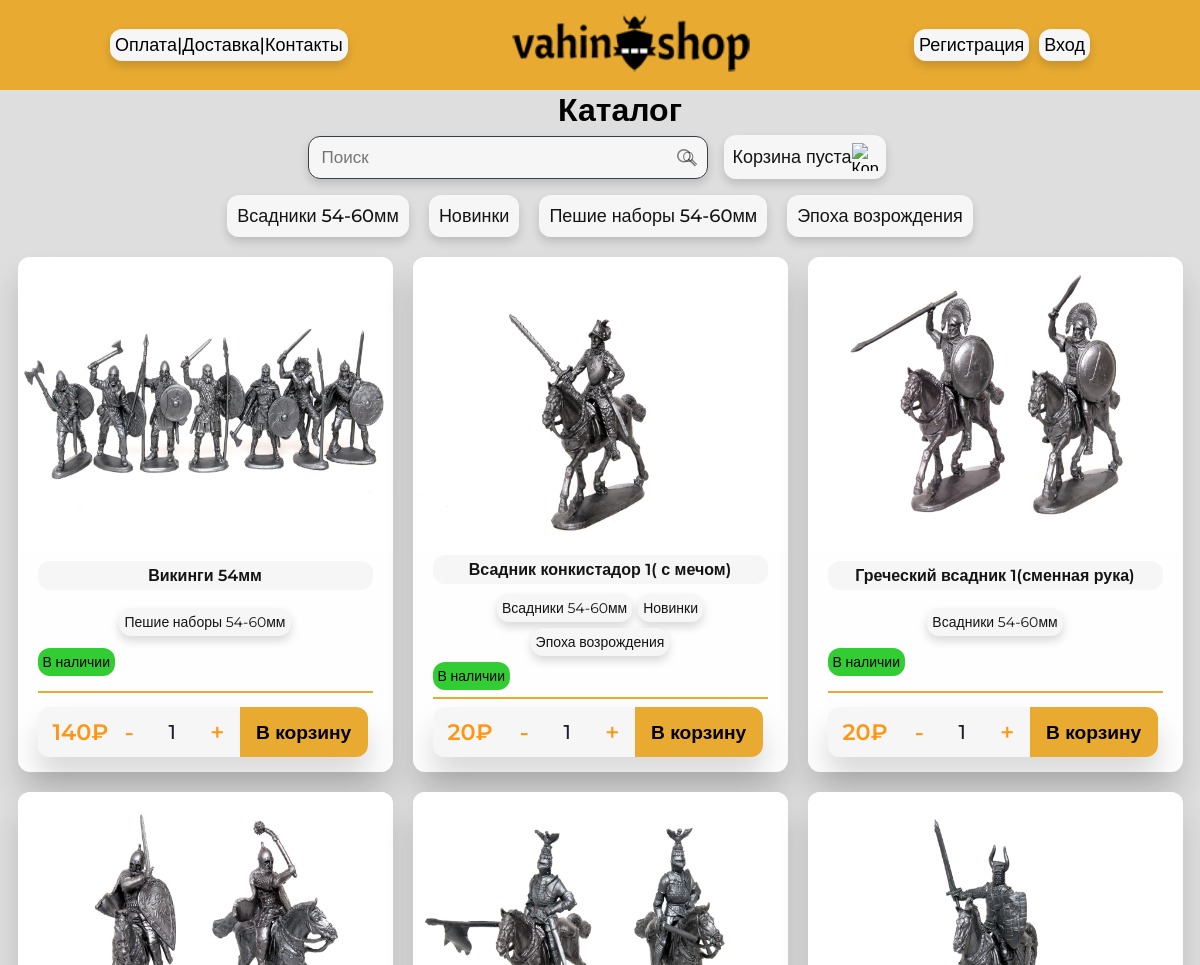
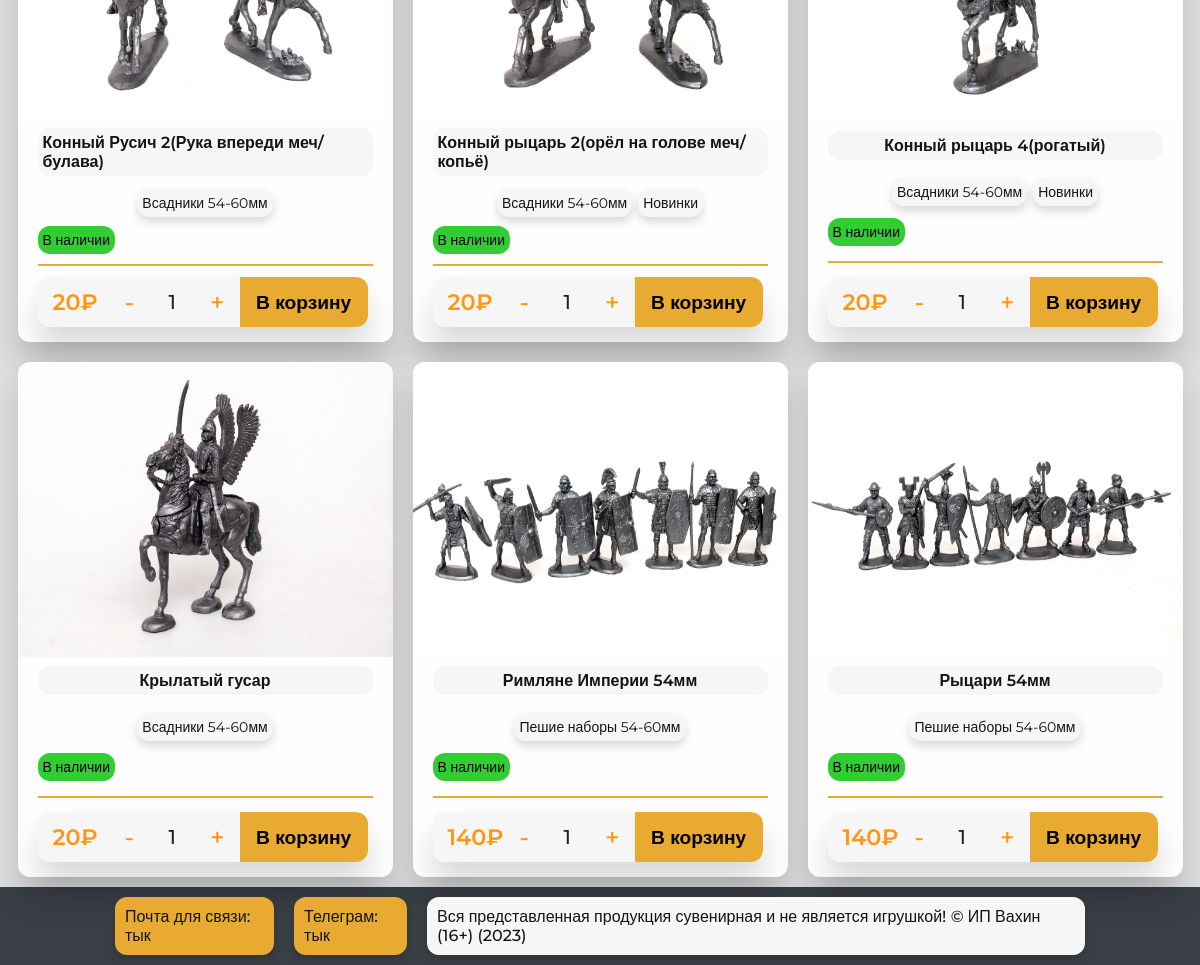
The page / on the database its author committed (2 pictures, top to bottom).
### shop/models.py (models this page shows, shortened)
class Category(models.Model):
    name = models.CharField(max_length=200, db_index=True)
    slug = models.SlugField(max_length=200, db_index=True, unique=True)
    class Meta:
        ordering = ('name',)
        verbose_name = 'Категория'
        verbose_name_plural = 'Категории'
    def get_absolute_url(self):
        return reverse('shop:product_list_by_category',
                       args=[self.slug])

class Product(models.Model):
    category = models.ManyToManyField(Category, related_name='products')
    name = models.CharField(max_length=200, db_index=True)
    slug = models.SlugField(max_length=200, db_index=True)
    image = models.ImageField(upload_to='static/img/products/%Y', blank=False)
    description = models.TextField(blank=True)
    price = models.DecimalField(max_digits=10, decimal_places=0)
    stock = models.PositiveIntegerField()
    available = models.BooleanField(default=True)
    created = models.DateTimeField(auto_now_add=True)
    updated = models.DateTimeField(auto_now=True)
    class Meta:
        ordering = ('name',)
        verbose_name = 'Товар'
        verbose_name_plural = 'Товары'
        index_together = (('id', 'slug'), )
    def get_absolute_url(self):
        return reverse('shop:product_detail',
                       args=[self.id, self.slug])

### shop/views.py (the view)
# urls.py: path('', views.product_list, name='product_list'),
def product_list(request, category_slug=None):
    category = None
    categories = Category.objects.all()
    products = Product.objects.filter(available=True)
    if category_slug:
        category = get_object_or_404(Category, slug=category_slug)
        products = products.filter(category=category)
    return render(request,
                  'shop/product/list.html',
                  {'category': category,
                   'categories': categories,
                   'products': products})

### cart/cart.py (called while the page is built)
    def __len__(self):
        return sum(item['quantity'] for item in self.cart.values())

### cart/context_processors.py (called while the page is built)
def cart(request):
    return {'cart': Cart(request)}

### shop/templates/shop/product/list.html (shortened to what this page needs)
{% extends "shop/base.html" %}
{% load static %}
{% block content %}
<div class="content">
    <div class="content_name">
        <h1>{% if category %}{{ category.name }}{% else %}Каталог{% endif %}</h1>
    </div>
    <div class="sidebar">
        <div class="sidebar_container">
            <div class="sidebar_search_container">
                <div class="sidebar_search">
                    <input class="sidebar_input" type="text" placeholder="Поиск">
                    <button class="sidebar_search_button" type="submit"><img src="../../../../static/img/search.svg"
                            alt="Кнопка поиска" width="15" height="17"></button>
                </div>
            </div>
            <div class="sidebar_cart">
                {% with total_items=cart|length %}
                {% if cart|length > 0 %}
                <div class="sidebar_cart_full">
                    <img src="../../../static/img/cart.png" alt="Корзина" width="22" height="24">
                    <a href="{% url 'cart:cart_detail' %}">
                        :{{ total_items }} товар на {{ total_items|pluralize }}{{ cart.get_total_price }}₽
                    </a>
                </div>
                {% else %}
                <div class="sidebar_cart_empty">
                    <a href="{% url 'cart:cart_detail' %}">Корзина пуста</a>
                    <img src="../../../static/img/cart.png" alt="Корзина" width="26" height="28">
                </div>
                {% endif %}
                {% endwith %}
            </div>
        </div>
    </div>
    <nav class="navbar">
        <div class="navbar_container">
            {% for category in categories %}
            <a href="{{ category.get_absolute_url }}">{{ category.name}}</a>
            {% endfor %}
        </div>
    </nav>
    <div class="card_container">
        {% for product in products %}
        <div class="card_mini">
            <div class="card_mini_img">
                <a href="{{ product.get_absolute_url }}"><img
                        src="{% if product.image %}{{ product.image.url }}{% else %}{% static 'img/img_null.png' %}{% endif %}"
                        alt="Изображение товара" width="375" height="295"></a>
            </div>
            <div class="card_mini_name"><a href="{{ product.get_absolute_url }}">{{ product.name }}</a></div>
            <div class="card_category_container">
                {% for category in product.category.all %}
                <a href="{{ category.get_absolute_url }}">{{ category.name}}</a>
                {% endfor %}
            </div>
            <div class="card_mini_status">
                {% if product.stock %}
                <div class="card_status_true">
                    <p>В наличии</p>
                </div>
                {% else %}
                <div class="card_status_false">
                    <p>Нет в наличии</p>
                </div>
                {% endif %}
            </div>
            <div class="card_mini_line"></div>
            <div class="card_mini_purchase">
                <div class="card_mini_price">{{ product.price }}₽</div>
                <div class="card_mini_amount">
                    <button id="minus" onclick="counter(this,'{{product.id}}')"> -</button>
                    <input type="number" min="1" max="10000" step="1" value="1" id="amountCounter_{{product.id}}">
                    <button id="plus" onclick="counter(this,'{{product.id}}')"> +</button>
                </div>
                <div class="card_mini_basket">
                    <button type="submit" onclick="fetchData('{{product.id}}')" id='{{ product.id }}'>В корзину</button>
                </div>
            </div>
        </div>
        {% empty %}
        Неполучилось...
        {% endfor %}
    </div>
</div>
{% endblock %}

### rows shown on the page
Category: name "Всадники 54-60мм"
Category: name "Новинки"
Category: name "Пешие наборы 54-60мм"
Category: name "Эпоха возрождения"
Product: image (picture), name "Викинги 54мм", stock "В наличии", price "140"
Product: image (picture), name "Всадник конкистадор 1( с мечом)", stock "В наличии", price "20"
Product: image (picture), name "Греческий всадник 1(сменная рука)", stock "В наличии", price "20"
Product: image (picture), name "Конный Русич 2(Рука впереди меч/булава)", stock "В наличии", price "20"
Product: image (picture), name "Конный рыцарь 2(орёл на голове меч/копьё)", stock "В наличии", price "20"
Product: image (picture), name "Конный рыцарь 4(рогатый)", stock "В наличии", price "20"
Product: image (picture), name "Крылатый гусар", stock "В наличии", price "20"
Product: image (picture), name "Римляне Империи 54мм", stock "В наличии", price "140"
Product: image (picture), name "Рыцари 54мм", stock "В наличии", price "140", id "1"
